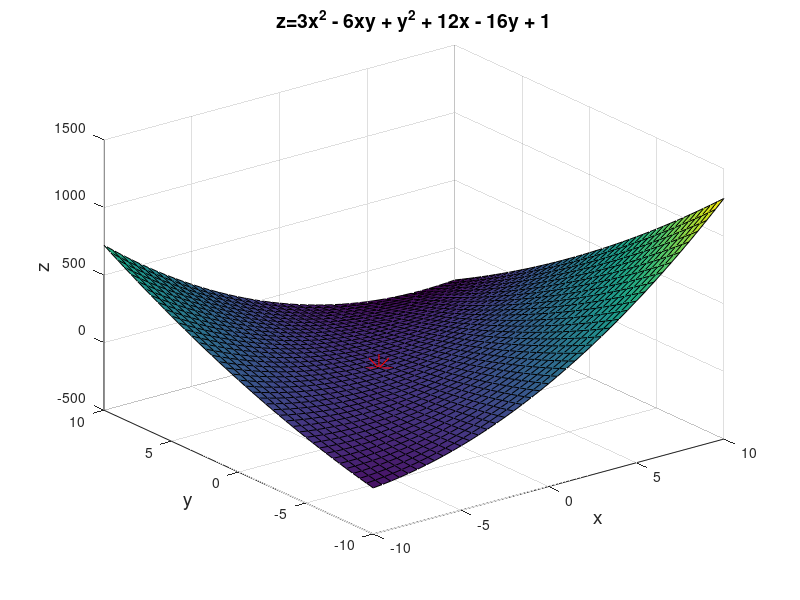

Recreate this plot in MATLAB.
%-------------------------------
% 8 - Critical Points
%-------------------------------
% a)
figure;
[x,y] = meshgrid(-10:.5:10);
z = @(x,y) 3*x.^2-6*x.*y+y.^2+12*x-16*y+1;
p = [-2,0];
surf(x,y,z(x,y)); hold on;
plot3(p(1),p(2),z(p(1),p(2)),'r*','Markersize',20);

title('z=3x^2 - 6xy + y^2 + 12x - 16y + 1','Fontsize',14);
xlabel('x','Fontsize',14);
ylabel('y','Fontsize',14);
zlabel('z','Fontsize',14);
